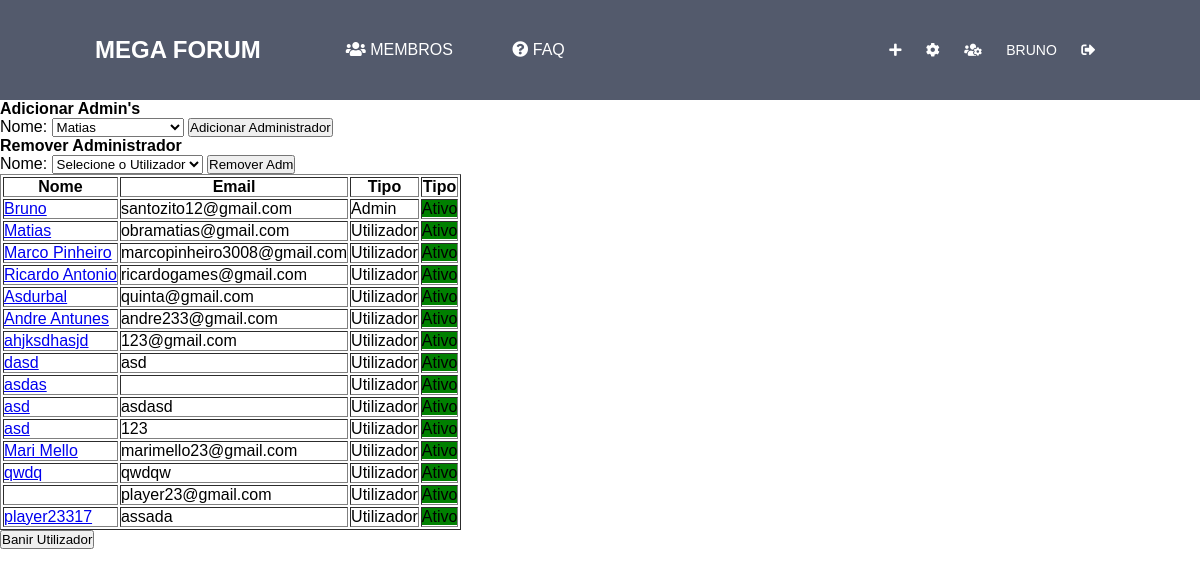
The page /Paginas/admin.php (signed in) on the database as committed earlier.
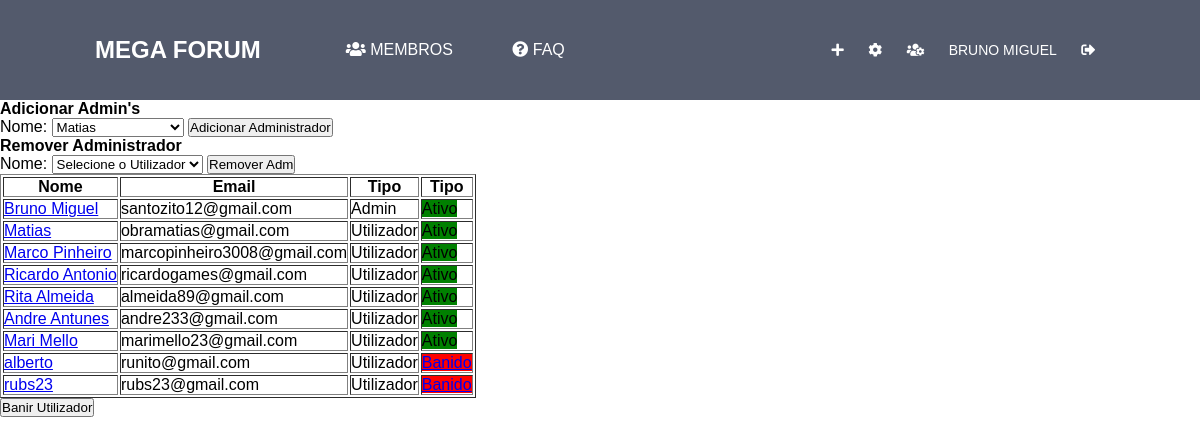
The same page on the database as committed later.
### tables this page shows
CREATE TABLE `utilizadores` (
  `id_utilizador` int(11) NOT NULL,
  `nome_utilizador` varchar(200) NOT NULL,
  `email` varchar(200) NOT NULL,
  `password` varchar(11) NOT NULL,
  `foto` text NOT NULL,
  `type` int(11) NOT NULL,
  `data_registo` date NOT NULL,
  `sexo` text NOT NULL,
  `especialidade` varchar(255) NOT NULL,
  `bio` varchar(255) NOT NULL,
  `foto_capa` text NOT NULL,
  `link_facebook` text NOT NULL,
  `link_web` text NOT NULL,
  `link_instagram` text NOT NULL,
  `activo` int(11) NOT NULL
);

### Paginas/admin.php (the view, shortened to what this page needs)
<?php
    if(isset($_SESSION['username'])){
        include 'header2.php';
        include 'servidor.php';
?>
<!DOCTYPE html>
<html>
<head>
	<link rel="stylesheet" href="https://use.fontawesome.com/releases/v5.5.0/css/all.css">
  <link rel="stylesheet" href="../CSS/admin.css">
</head>
<body>
        <div class="admin_change">
        	<h4>Adicionar Admin's</h4>
        	<form method="POST">
				<a>Nome:</a>
					<select id="select" name="utilizadores">
				       	<optgroup label="Utilizadores">
				        <?php
				          	$sql = "SELECT * FROM utilizadores WHERE activo = '1' AND type = '0'";
				            $query = mysqli_query($bd, $sql);
				            $res = mysqli_fetch_assoc($query);
				            do {?>
				        	<option name="<?php echo $res['nome_utilizador'];?>"><?php echo utf8_encode($res['nome_utilizador']);?></option>
				        	<?php } while($res = mysqli_fetch_assoc($query));?>
				        </optgroup>
		    		</select>
        			<button name="btn_update_utilizador">Adicionar Administrador</button>
        </form>
    </div>
        <div class="remove_adm">
        	<h4>Remover Administrador </h4>
            <form method="POST">
            	<a>Nome:</a>
                <select id="select" name="utilizadores_adm">
                	<option value="" disabled="" selected="" style="display: none" >Selecione o Utilizador</option>
                        </select>
                            <button name="btn_remover_adm">Remover Adm</button>
            </form>
        </div>
<table id="customers" border="1">
  <tr>
    <th>Nome</th>
    <th>Email</th>
    <th>Tipo</th>
    <th>Tipo
  </tr>
<?php
$bd = mysqli_connect('localhost', 'root', '', 'pap2018');
			$sql = "SELECT * FROM utilizadores";
			$query = mysqli_query($bd, $sql);
			$res = mysqli_fetch_assoc($query);
			do {
			$user = $res['id_utilizador'];
			$sql_user = "SELECT * FROM utilizadores WHERE id_utilizador ='$user'";
			$query_user = mysqli_query($bd, $sql_user);
			$res_user = mysqli_fetch_assoc($query_user);
			$user = $res['id_utilizador'];
?>
			  <tr>
    <td><a href="Paginas/perfil_user.php?<?php echo $user;?>"><?php echo utf8_encode($res_user['nome_utilizador']); ?></a></td>
    <td><?php echo $res['email'];?></td>
    <td><?php
    		if($res['type'] == 1){
    			echo "Admin";
    		}else {
    			echo "Utilizador";
    		}
   		?>
    </td>
    <td><?php
    	if($res['activo'] == 1 ) {
    		echo "<a style='background-color: green;'>Ativo</a>";
    }else {
    		echo "<a style='background-color: red;' href='#'>Banido</a>";
    }
    			}while($res = mysqli_fetch_assoc($query));
?>
  </tr>
</table>
<?php
}else {
    header('Location: ../index.php');
}
?>
</head>
<body>
<button id="myBtns">Banir Utilizador</button>
</body>
</html>

### Paginas/header2.php (shortened to what this page needs)
<?php
  include 'servidor.php';
?>
<link rel="stylesheet" type="text/css" href="../CSS/header.css">
<link rel="stylesheet" type="text/css" href="../CSS/footer-basic-centered.css">
<div class="header">
    <h2 class="logo"><a href="../index.php">Mega Forum</a></h2>
    <ul class="menu">
      <a href="#"><i class="fas fa-users"></i> Membros</a>
      <a href="#"><i class="fas fa-question-circle"></i> FAQ</a>
    </ul>
    <ul class="header-login-menu">
       <?php if(isset($_SESSION['username'])){?>
      <a href="../Paginas/creattopic.php"><i class="fas fa-plus"></i></a>
      <a href="../Paginas/definicoes.php?<?php echo $_SESSION['id_utilizador'];?>"><i class="fas fa-cog"></i></a>
      <?php
          $id_utilizador = $_SESSION['id_utilizador'];
          $sql = "SELECT * FROM utilizadores WHERE id_utilizador = '$id_utilizador'";
          $query = mysqli_query($bd,$sql);
          $res = mysqli_fetch_assoc($query);
          if($res['type'] == 1){?>
      <a href="../Paginas/admin.php"><i class="fas fa-users-cog"></i></a>
        <?php }?>
      <a href="../Paginas/perfil_user.php?<?php echo $_SESSION['id_utilizador'];?>"><?php echo utf8_encode($_SESSION['username']);?></a>
      <a href="../index.php?logout=1"><i class="fas fa-sign-out-alt"></i></a>
    <?php }else{?>
      <a href="index.php?page=register">Criar Conta</a>
      <span>/</span>
      <a href="#" id="myBtn">Iniciar Sessão</a>
    <?php } ?>
    </ul>
  </div>

### CSS/header.css (style rules this page uses)
* { padding: 0; margin: 0; font-family: "montserrat", sans-serif; }
html { height: 100%; }
body { min-height: 100%; position: relative; }
.header { height: 100px; background-color: #535a6c; padding: 0 95px; color: #fff; }
.logo { line-height: 100px; float: left; text-transform: uppercase; }
.logo a { text-decoration: none; color: white; }
.menu { float: left; line-height: 100px; padding: 0px 40px; }
.menu a { margin-left: 35px; color: #fff; text-transform: uppercase; text-decoration: none; padding: 0 10px; }
.header-login-menu { float: right; line-height: 100px; }
.header-login-menu a { color: #fff; text-transform: uppercase; text-decoration: none; padding: 0 10px; font-size: 14px; }

### CSS/admin.css (style rules this page uses)
body { font-family: Arial, Helvetica, sans-serif; }

Rows that differ between the two databases and show on the page:
removed utilizadores: nome_utilizador "ahjksdhasjd", email "123@gmail.com", type "Utilizador", activo "Ativo"
removed utilizadores: nome_utilizador "dasd", email "asd", type "Utilizador", activo "Ativo"
removed utilizadores: nome_utilizador "asdas", type "Utilizador", activo "Ativo"
removed utilizadores: nome_utilizador "asd", email "asdasd", type "Utilizador", activo "Ativo"
removed utilizadores: nome_utilizador "asd", email "123", type "Utilizador", activo "Ativo"
removed utilizadores: nome_utilizador "qwdq", email "qwdqw", type "Utilizador", activo "Ativo"
removed utilizadores: email "player23@gmail.com", type "Utilizador", activo "Ativo"
removed utilizadores: nome_utilizador "player23317", email "assada", type "Utilizador", activo "Ativo"
changed utilizadores "santozito12@gmail.com": nome_utilizador "Bruno" → "Bruno Miguel"
changed utilizadores: nome_utilizador "Asdurbal" → "Rita Almeida"; email "quinta@gmail.com" → "almeida89@gmail.com"
added utilizadores: nome_utilizador "alberto", email "runito@gmail.com", type "Utilizador", activo "Banido"
added utilizadores: nome_utilizador "rubs23", email "rubs23@gmail.com", type "Utilizador", activo "Banido"
Other text that changed with them:
utf8_encode($_SESSION['username']): "BRUNO" → "BRUNO MIGUEL"
